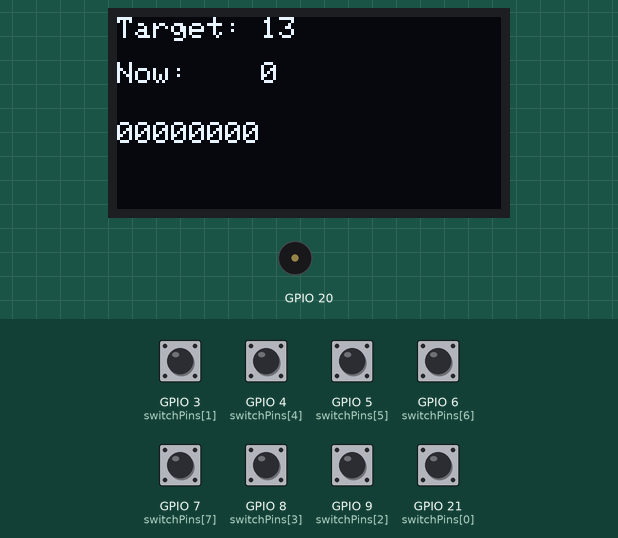
Recording of a sketch running on a simulated ESP32. Shown: 128×64 one-colour display, buzzer (waves = sounding). The inputs (shaded band) are chosen by the test bench; at power-on: GPIO 3 (switchPins[1]), GPIO 4 (switchPins[4]), GPIO 5 (switchPins[5]), GPIO 6 (switchPins[6]), GPIO 7 (switchPins[7]), GPIO 8 (switchPins[3]), GPIO 9 (switchPins[2]), GPIO 21 (switchPins[0]) HIGH. Random numbers use the default seed unless the sketch sets one.

Above: at 1.8 s.
1.9 s: GPIO 3 (switchPins[1]) pulled LOW for 0.15 s
At 2.0 s:
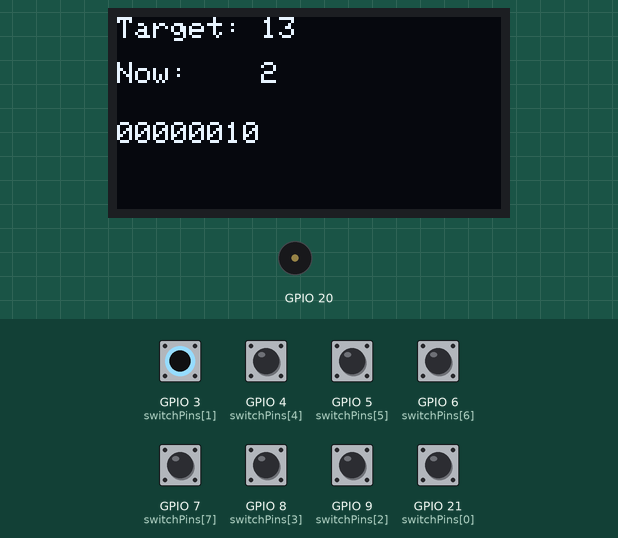
3.5 s: GPIO 4 (switchPins[4]) pulled LOW for 0.15 s
At 3.62 s:
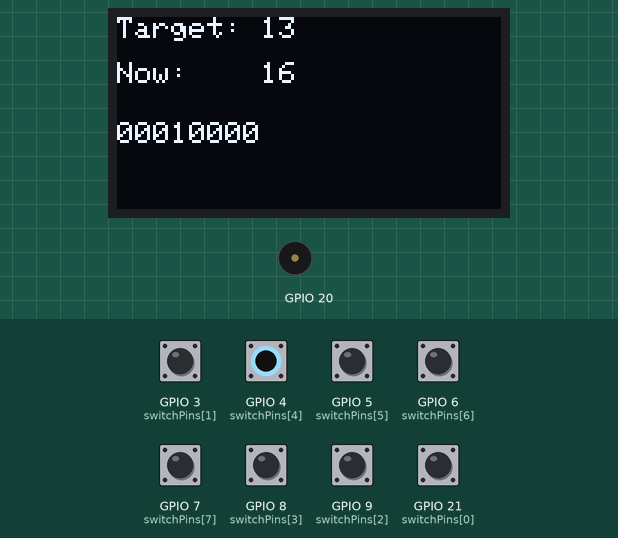
5.1 s: GPIO 5 (switchPins[5]) pulled LOW for 0.15 s
At 5.21 s:
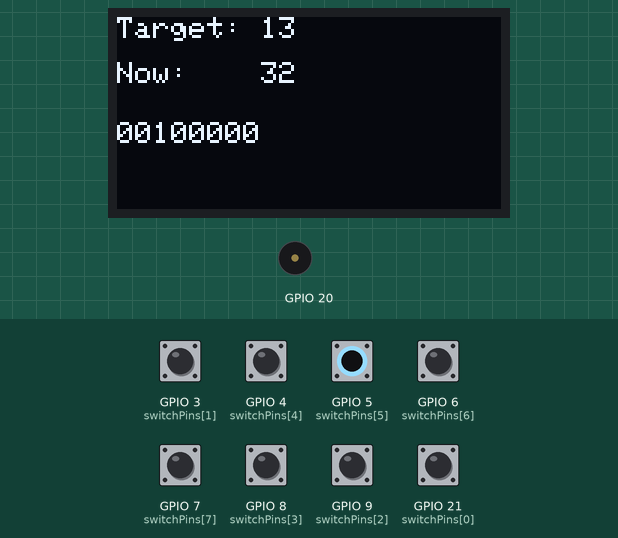
6.7 s: GPIO 6 (switchPins[6]) pulled LOW for 0.15 s
At 6.8 s:
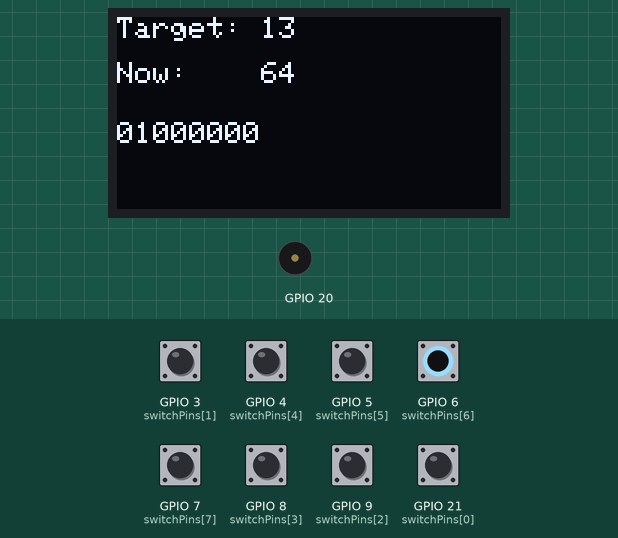
8.3 s: GPIO 7 (switchPins[7]) pulled LOW for 0.15 s
At 8.42 s:
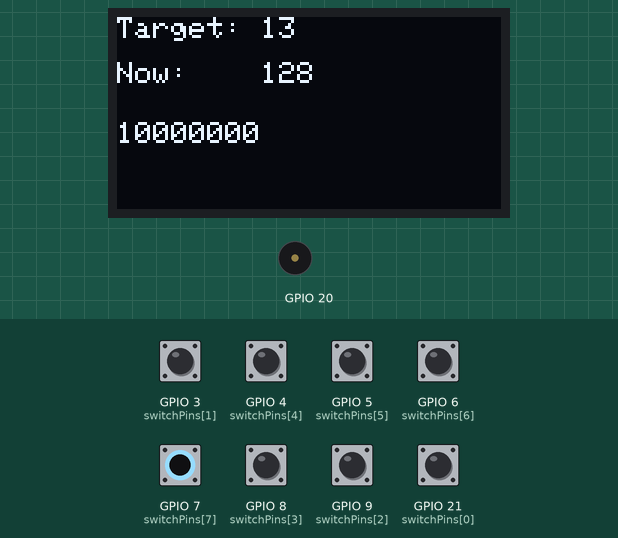
9.9 s: GPIO 8 (switchPins[3]) pulled LOW for 0.15 s
At 10.01 s:
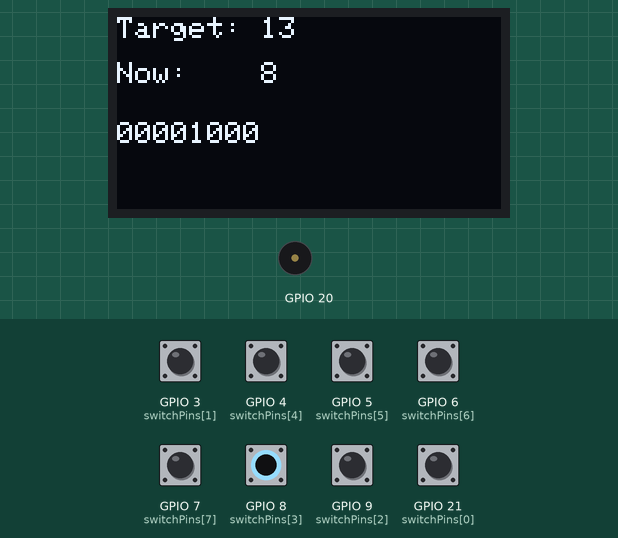
Timing chart, 0 to 12.5 s (numbered marks = the images above; inputs shaded):
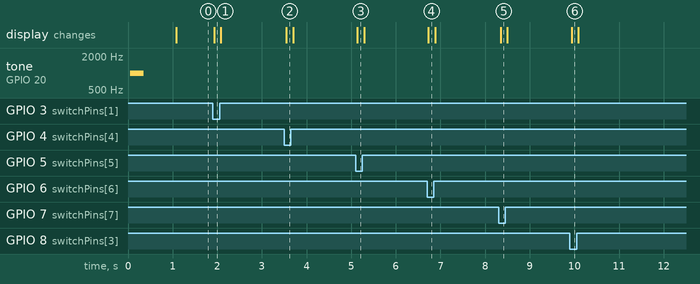

The sketch:

081-extBTN_bitgame-C3.ino
```cpp
#include <Wire.h>
#include <Adafruit_GFX.h>
#include <Adafruit_SSD1306.h>

#define SCREEN_WIDTH 128
#define SCREEN_HEIGHT 64
#define OLED_ADDRESS 0x3C

Adafruit_SSD1306 display(SCREEN_WIDTH, SCREEN_HEIGHT, &Wire, -1);

const int switchPins[] = {21, 3, 9, 8, 4, 5, 6, 7};  // SW1〜SW8(それぞれ1ビットに対応)
const int numSwitches = 8;

int targetNumber = 0;
bool cleared = false;

void setup() {
  pinMode(20, OUTPUT);  // ブザー
  for (int i = 0; i < numSwitches; i++) {
    pinMode(switchPins[i], INPUT);
  }

  Wire.begin(1, 2);
  display.begin(SSD1306_SWITCHCAPVCC, OLED_ADDRESS);

  randomSeed(analogRead(0));
  newTarget();
}

void loop() {
  int currentValue = readSwitchesAsByte();

  drawScreen(currentValue);

  if (currentValue == targetNumber && !cleared) {
    cleared = true;
    tone(20, 1000, 300);
    delay(1000);
    newTarget();
  }

  if (currentValue != targetNumber) {
    cleared = false;
  }
}

// 8個のスイッチの状態を、1つの数値(0〜255)にまとめる
int readSwitchesAsByte() {
  int value = 0;

  for (int i = 0; i < numSwitches; i++) {
    if (digitalRead(switchPins[i]) == LOW) {
      value = value | (1 << i);  // i番目のビットを1にする
    }
  }

  return value;
}

void newTarget() {
  targetNumber = random(0, 256);  // 0〜255のランダムな目標
}

void drawScreen(int currentValue) {
  display.clearDisplay();
  display.setTextSize(1);
  display.setTextColor(SSD1306_WHITE);

  display.setCursor(0, 0);
  display.print("Target: ");
  display.print(targetNumber);

  display.setCursor(0, 15);
  display.print("Now:    ");
  display.print(currentValue);

  // 2進数(0と1の並び)でも表示する
  display.setCursor(0, 35);
  for (int i = numSwitches - 1; i >= 0; i--) {
    display.print(bitRead(currentValue, i));
  }

  display.display();
}
```

Measured:
- after the input at 1.9 s, the display: changes at once (image 1)
- after the input at 3.5 s, the display: changes after 0.05 s (image 2)
- after the input at 5.1 s, the display: changes at once (image 3)
- after the input at 6.7 s, the display: changes at once (image 4)
- after the input at 8.3 s, the display: changes after 0.05 s (image 5)
- after the input at 9.9 s, the display: changes at once (image 6)
